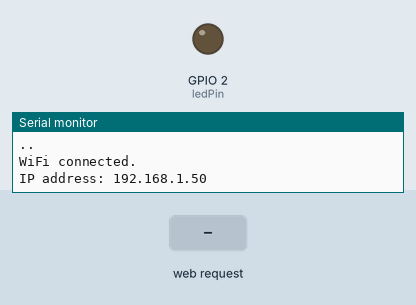
A sketch run on a simulated ESP32. Shown: output pins drawn as LEDs (lit = HIGH), the last lines printed to the serial monitor. The inputs (shaded band) are chosen by the test bench. WiFi joins after 1.5 s; servers stay silent unless stated.

Above: at 3.2 s.
3.3 s: HTTP request GET /LEDON received
At 4.2 s:
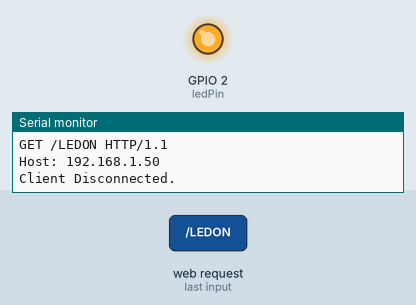
4.8 s: HTTP request GET /LEDOFF received
At 5.3 s:
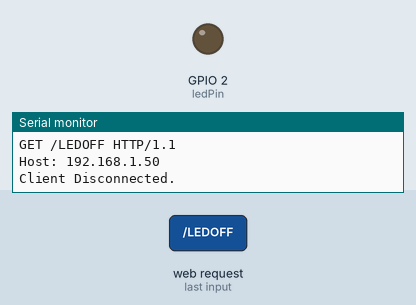
Timing chart, 0 to 7.8 s (numbered marks = the images above; inputs shaded):
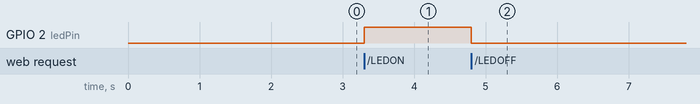

The sketch:

ESP32WebServeControlOnboardLED.ino
```cpp
 #include <WiFi.h>

// Replace with your network credentials
const char* ssid = "Gunnar";
const char* password = "Hemmelig";

// Set GPIO 2 (Onboard LED) as output
const int ledPin = 2;

// Create an instance of the WiFiServer class
WiFiServer server(80);

void setup() {
  // Initialize serial communication
  Serial.begin(115200);

  // Set the LED pin as an output
  pinMode(ledPin, OUTPUT);
  digitalWrite(ledPin, LOW); // Turn LED off by default

  // Connect to Wi-Fi network
  Serial.print("Connecting to ");
  Serial.println(ssid);
  WiFi.begin(ssid, password);

  while (WiFi.status() != WL_CONNECTED) {
    delay(1000);
    Serial.print(".");
  }

  Serial.println("");
  Serial.println("WiFi connected.");
  Serial.print("IP address: ");
  Serial.println(WiFi.localIP());

  // Start the server
  server.begin();
}

void loop() {
  // Listen for incoming clients
  WiFiClient client = server.available();
  if (client) {
    Serial.println("New Client.");
    String currentLine = "";
    while (client.connected()) {
      if (client.available()) {
        char c = client.read();
        Serial.write(c);
        if (c == '\n') {
          // if the current line is blank, you got two newline characters in a row.
          // that's the end of the client HTTP request, so send a response:
          if (currentLine.length() == 0) {
            // HTTP headers always start with a response code (e.g. HTTP/1.1 200 OK)
            // and a content-type so the client knows what's coming, then a blank line:
            client.println("HTTP/1.1 200 OK");
            client.println("Content-type:text/html");
            client.println();

            // the content of the HTTP response follows the header:
            client.println("<!DOCTYPE HTML>");
            client.println("<html>");
            client.println("<h1>ESP32 LED Control</h1>");
            client.println("<p><a href=\"/LEDON\"><button>Turn On</button></a></p>");
            client.println("<p><a href=\"/LEDOFF\"><button>Turn Off</button></a></p>");
            client.println("</html>");

            // The HTTP response ends with another blank line
            client.println();
            // Break out of the while loop
            break;
          } else {
            // if you got a newline, then clear currentLine
            currentLine = "";
          }
        } else if (c != '\r') {
          // you got a character on the current line
          currentLine += c;
        }

        // Check to see if the client request was "GET /LEDON" or "GET /LEDOFF":
        if (currentLine.endsWith("GET /LEDON")) {
          digitalWrite(ledPin, HIGH); // Turn LED on
        }
        if (currentLine.endsWith("GET /LEDOFF")) {
          digitalWrite(ledPin, LOW); // Turn LED off
        }
      }
    }
    // close the connection:
    client.stop();
    Serial.println("Client Disconnected.");
  }
}
```

Measured:
- after the input at 3.3 s, GPIO 2 (ledPin): LOW → HIGH at once
- after the input at 4.8 s, GPIO 2 (ledPin): HIGH → LOW at once
